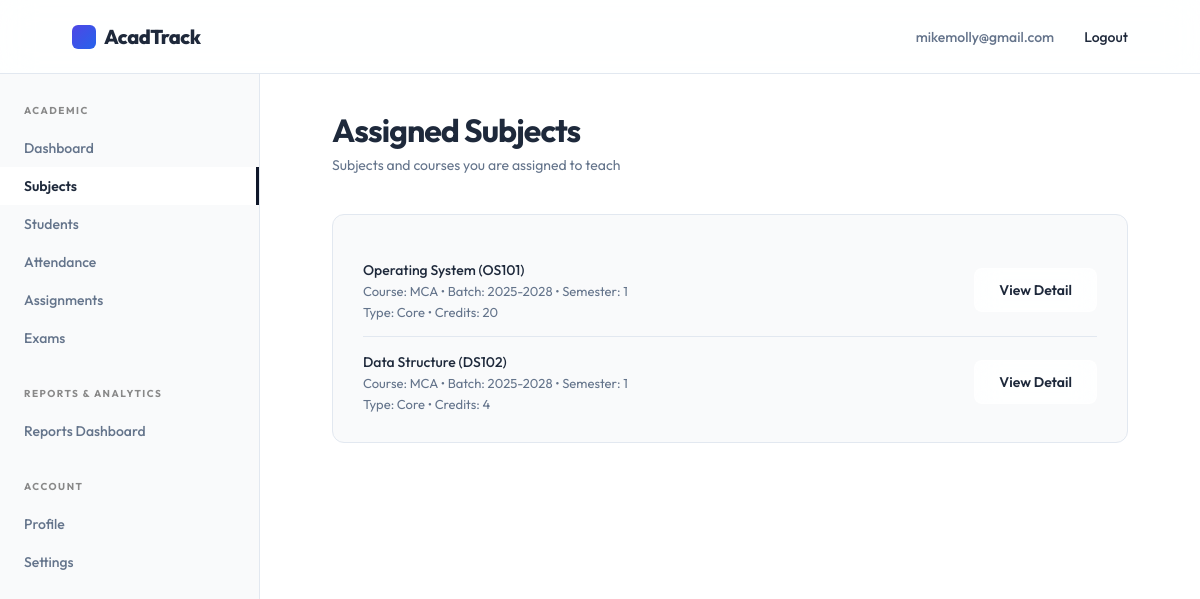
Page /faculty/subjects/ (signed in) on the committed database.
### accounts/models.py (models this page shows, shortened)
class User(AbstractUser):
    class RoleChoices(models.TextChoices):
        STUDENT = 'student', 'Student'
        FACULTY = 'faculty', 'Faculty'
        ADMIN = 'admin', 'Admin'
    username = None
    email = models.EmailField(unique=True)
    role = models.CharField(max_length=20, choices=RoleChoices.choices, default=RoleChoices.STUDENT)
    contact_number = models.CharField(max_length=15, blank=True, null=True)
    deactivated_at = models.DateTimeField(blank=True, null=True)
    updated_at = models.DateTimeField(auto_now=True)
    USERNAME_FIELD = 'email'
    REQUIRED_FIELDS = []
    objects = CustomUserManager()

### academics/models.py (models this page shows, shortened)
class SubjectOffering(models.Model):
    class SubjectType(models.TextChoices):
        CORE = 'core', 'Core'
        ELECTIVE = 'elective', 'Elective'
        LAB = 'lab', 'Lab'
        PROJECT = 'project', 'Project'
    subject = models.ForeignKey(Subject, on_delete=models.CASCADE, related_name='offerings')
    semester = models.ForeignKey(Semester, on_delete=models.CASCADE, related_name='subject_offerings')
    faculty = models.ForeignKey('faculty.Faculty', on_delete=models.SET_NULL, null=True, blank=True, related_name='subject_offerings')
    subject_type = models.CharField(max_length=20, choices=SubjectType.choices, default=SubjectType.CORE)
    credits = models.PositiveIntegerField()
    class Meta:
        constraints = [
            models.UniqueConstraint(fields=['subject', 'semester'], name='unique_subject_offering')
        ]

class Subject(models.Model):
    name = models.CharField(max_length=150)
    code = models.CharField(max_length=20, unique=True)
    description = models.TextField(blank=True, null=True)

class Semester(models.Model):
    course_batch = models.ForeignKey(CourseBatch, on_delete=models.CASCADE, related_name='semesters')
    semester_number = models.PositiveIntegerField()
    class Meta:
        constraints = [
            models.UniqueConstraint(fields=['course_batch', 'semester_number'], name='unique_semester')
        ]

class CourseBatch(models.Model):
    course = models.ForeignKey(Course, on_delete=models.CASCADE, related_name='batches')
    academic_year = models.CharField(max_length=9, help_text="e.g. 2023-2024")
    class Meta:
        constraints = [
            models.UniqueConstraint(fields=['course', 'academic_year'], name='unique_course_batch')
        ]

class Course(models.Model):
    name = models.CharField(max_length=100)
    code = models.CharField(max_length=20, unique=True)
    department = models.ForeignKey(Department, on_delete=models.CASCADE, related_name='courses')
    duration_years = models.PositiveIntegerField()

### faculty/views.py (the view)
# urls.py: path('subjects/', views.SubjectOfferingListView.as_view(), name='subjects'),
class SubjectOfferingListView(FacultyRequiredMixin, ListView):
    template_name = 'faculty/subjects.html'
    context_object_name = 'offerings'
    def get_queryset(self):
        return SubjectOffering.objects.filter(faculty=self.request.user.faculty_profile).select_related('subject', 'semester__course_batch__course')

### faculty/views.py (called while the page is built)
    def test_func(self):
        return self.request.user.is_authenticated and self.request.user.role == User.RoleChoices.FACULTY

### templates/faculty/subjects.html
{% extends 'faculty/base.html' %}
{% block page_title %}Assigned Subjects{% endblock %}
{% block page_subtitle %}Subjects and courses you are assigned to teach{% endblock %}
{% block dashboard_content %}
<div class="dashboard-section">
    <div class="data-list">
        {% for offering in offerings %}
        <div class="data-item">
            <div>
                <div class="data-main">
                    <a href="{% url 'faculty:subject_detail' pk=offering.pk %}" style="text-decoration: none; color: inherit;">
                        {{ offering.subject.name }} ({{ offering.subject.code }})
                    </a>
                </div>
                <div class="data-sub">
                    Course: {{ offering.semester.course_batch.course.name }} •
                    Batch: {{ offering.semester.course_batch.academic_year }} •
                    Semester: {{ offering.semester.semester_number }}
                </div>
                <div class="data-sub" style="margin-top: 5px;">
                    Type: {{ offering.get_subject_type_display }} • Credits: {{ offering.credits }}
                </div>
            </div>
            <div class="data-meta">
                <a href="{% url 'faculty:subject_detail' pk=offering.pk %}" class="btn btn-secondary">View Detail</a>
            </div>
        </div>
        {% empty %}
        <div class="data-item">
            <div class="data-main" style="color: var(--muted);">You currently have no assigned subjects.</div>
        </div>
        {% endfor %}
    </div>
</div>
{% endblock %}

### templates/faculty/base.html (shortened to what this page needs)
{% extends 'base.html' %}
{% block layout %}
<div class="app-container">
    {% include 'components/sidebar.html' %}
    <main class="main-content">
        <div class="page-header">
            <h1 class="page-title">{% block page_title %}Dashboard{% endblock %}</h1>
            <p class="page-subtitle">{% block page_subtitle %}{% endblock %}</p>
        </div>
        {% block dashboard_content %}{% endblock %}
    </main>
</div>
{% endblock %}

### templates/base.html (shortened to what this page needs)
{% load static %}
<!DOCTYPE html>
<html lang="en">
<head>
    <link rel="stylesheet" href="{% static 'style.css' %}?v=3.0">
    <link rel="stylesheet" href="{% static 'dashboard.css' %}?v=3.0">
</head>
<body>
    {% include 'components/navbar.html' %}
    {% block layout %}{% endblock %}
</body>
</html>

### templates/components/navbar.html (shortened to what this page needs)
<header class="navbar">
    <a href="{% if request.user.is_authenticated %}{% if request.user.role == 'admin' or request.user.is_superuser %}{% url 'acadtrack_admin:dashboard' %}{% elif request.user.role == 'faculty' %}{% url 'faculty:dashboard' %}{% else %}{% url 'students:dashboard' %}{% endif %}{% else %}{% url 'landing_page' %}{% endif %}" class="brand" aria-label="AcadTrack home">
        <span class="brand-mark"></span>
        AcadTrack
    </a>
    <nav class="nav-links" aria-label="User navigation">
        {% if request.user.is_authenticated %}
            <span style="color: var(--muted);">{{ request.user.email }}</span>
            <form action="{% url 'accounts:logout' %}" method="post" style="display:inline;">
                <button type="submit" style="background:none;border:none;cursor:pointer;font-family:inherit;font-size:inherit;font-weight:inherit;color:inherit;" class="nav-links a">Logout</button>
            </form>
        {% else %}
            {% if request.resolver_match.url_name != 'login' %}
                <a href="{% url 'accounts:login' %}">Login</a>
            {% endif %}
        {% endif %}
    </nav>
</header>

### templates/components/sidebar.html (shortened to what this page needs)
<aside class="sidebar">
    {% if request.user.role == 'admin' or request.user.is_superuser %}
        <div class="sidebar-section">
            <div class="sidebar-heading">System</div>
            <nav class="sidebar-nav">
                <a href="{% url 'acadtrack_admin:dashboard' %}" class="sidebar-link {% if request.resolver_match.url_name == 'dashboard' %}active{% endif %}">Dashboard</a>
                <a href="{% url 'acadtrack_admin:users' %}" class="sidebar-link {% if request.resolver_match.url_name == 'users' or request.resolver_match.url_name == 'user_detail' %}active{% endif %}">Users</a>
                <a href="{% url 'acadtrack_admin:students' %}" class="sidebar-link {% if request.resolver_match.url_name == 'students' or request.resolver_match.url_name == 'student_detail' %}active{% endif %}">Students</a>
                <a href="{% url 'acadtrack_admin:faculty_list' %}" class="sidebar-link {% if request.resolver_match.url_name == 'faculty_list' or request.resolver_match.url_name == 'faculty_detail' %}active{% endif %}">Faculty</a>
            </nav>
        </div>
        <div class="sidebar-section">
            <div class="sidebar-heading">Institution</div>
            <nav class="sidebar-nav">
                <a href="{% url 'acadtrack_admin:department_list' %}" class="sidebar-link {% if request.resolver_match.url_name == 'department_list' %}active{% endif %}">Departments</a>
                <a href="{% url 'acadtrack_admin:course_list' %}" class="sidebar-link {% if request.resolver_match.url_name == 'course_list' %}active{% endif %}">Courses</a>
                <a href="{% url 'acadtrack_admin:batch_list' %}" class="sidebar-link {% if request.resolver_match.url_name == 'batch_list' %}active{% endif %}">Batches</a>
                <a href="{% url 'acadtrack_admin:semester_list' %}" class="sidebar-link {% if request.resolver_match.url_name == 'semester_list' %}active{% endif %}">Semesters</a>
                <a href="{% url 'acadtrack_admin:subject_list' %}" class="sidebar-link {% if request.resolver_match.url_name == 'subject_list' %}active{% endif %}">Subjects</a>
                <a href="{% url 'acadtrack_admin:offering_list' %}" class="sidebar-link {% if request.resolver_match.url_name == 'offering_list' %}active{% endif %}">Subject Offerings</a>
            </nav>
        </div>
        <div class="sidebar-section">
            <div class="sidebar-heading">Reports & Analytics</div>
            <nav class="sidebar-nav">
                <a href="{% url 'admin_reports:dashboard' %}" class="sidebar-link {% if request.resolver_match.app_name == 'admin_reports' %}active{% endif %}">Reports Dashboard</a>
            </nav>
        </div>
        <div class="sidebar-section">
            <div class="sidebar-heading">Account</div>
            <nav class="sidebar-nav">
                <a href="{% url 'acadtrack_admin:profile' %}" class="sidebar-link {% if request.resolver_match.url_name == 'profile' %}active{% endif %}">Profile</a>
                <a href="{% url 'accounts:change_password' %}" class="sidebar-link {% if request.resolver_match.url_name == 'change_password' %}active{% endif %}">Settings</a>
            </nav>
        </div>
    {% elif request.user.role == 'faculty' %}
        <div class="sidebar-section">
            <div class="sidebar-heading">Academic</div>
            <nav class="sidebar-nav">
                <a href="{% url 'faculty:dashboard' %}" class="sidebar-link {% if request.resolver_match.url_name == 'dashboard' %}active{% endif %}">Dashboard</a>
                <a href="{% url 'faculty:subjects' %}" class="sidebar-link {% if request.resolver_match.url_name == 'subjects' or request.resolver_match.url_name == 'subject_detail' %}active{% endif %}">Subjects</a>
                <a href="{% url 'faculty:faculty_students' %}" class="sidebar-link ">Students</a>
                <a href="{% url 'faculty:attendance' %}" class="sidebar-link ">Attendance</a>
                <a href="{% url 'faculty:assignments' %}" class="sidebar-link ">Assignments</a>
                <a href="{% url 'faculty:exams' %}" class="sidebar-link ">Exams</a>
            </nav>
        </div>
        <div class="sidebar-section">
            <div class="sidebar-heading">Reports & Analytics</div>
            <nav class="sidebar-nav">
                <a href="{% url 'faculty_reports:dashboard' %}" class="sidebar-link {% if request.resolver_match.app_name == 'faculty_reports' %}active{% endif %}">Reports Dashboard</a>
            </nav>
        </div>
        <div class="sidebar-section">
            <div class="sidebar-heading">Account</div>
            <nav class="sidebar-nav">
                <a href="{% url 'faculty:profile' %}" class="sidebar-link {% if request.resolver_match.url_name == 'profile' %}active{% endif %}">Profile</a>
                <a href="{% url 'accounts:change_password' %}" class="sidebar-link {% if request.resolver_match.url_name == 'change_password' %}active{% endif %}">Settings</a>
            </nav>
        </div>
    {% endif %}
</aside>

### static/style.css (style rules this page uses)
:root { --bg: #f9fafb; --text: #1e293b; --muted: #64748b; --line: #e2e8f0; --soft: #ffffff; --primary: #4f46e5; --primary-hover: #4338ca; --accent: #2563eb; --black: #0f172a; --radius: 12px; --glass-bg: rgba(255, 255, 255, 0.85); --glass-border: rgba(255, 255, 255, 0.6); --glass-shadow: 0 10px 40px 0 rgba(31, 38, 135, 0.05); }
* { box-sizing: border-box; margin: 0; padding: 0; scrollbar-width: thin; scrollbar-color: rgba(0, 0, 0, 0.2) var(--bg); }
html { scroll-behavior: smooth; }
body { min-height: 100vh; background: var(--bg); color: var(--text); font-family: 'Outfit', Arial, sans-serif; -webkit-font-smoothing: antialiased; }
a { color: inherit; text-decoration: none; }
.navbar { height: 74px; width: 100%; display: flex; align-items: center; justify-content: space-between; padding: 0 6vw; background: rgba(255, 255, 255, 0.85); backdrop-filter: blur(16px); -webkit-backdrop-filter: blur(16px); border-bottom: 1px solid var(--line); position: sticky; top: 0; z-index: 100; }
.brand { font-size: 20px; font-weight: 800; letter-spacing: -0.5px; display: flex; align-items: center; gap: 8px; }
.brand-mark { width: 24px; height: 24px; background: linear-gradient(135deg, var(--primary), var(--accent)); border-radius: 6px; display: inline-block; }
.nav-links { display: flex; gap: 30px; font-size: 14px; font-weight: 500; }
h1 { font-size: clamp(46px, 7vw, 82px); line-height: 1.05; letter-spacing: -0.04em; font-weight: 800; }
.btn { display: inline-flex; align-items: center; justify-content: center; padding: 12px 24px; border-radius: 8px; font-size: 14px; font-weight: 600; transition: all 0.3s cubic-bezier(0.16, 1, 0.3, 1); cursor: pointer; border: none; }
.btn-secondary { background: var(--glass-bg); border: 1px solid var(--glass-border); color: var(--text); backdrop-filter: blur(12px); }

### static/dashboard.css (style rules this page uses)
.app-container { display: flex; min-height: calc(100vh - 74px); }
.sidebar { width: 260px; background: var(--bg); border-right: 1px solid var(--line); display: flex; flex-direction: column; padding: 30px 0; flex-shrink: 0; }
.sidebar-section { margin-bottom: 30px; }
.sidebar-heading { color: #888; font-size: 10px; letter-spacing: .15em; font-weight: 700; padding: 0 24px; margin-bottom: 12px; text-transform: uppercase; }
.sidebar-nav { display: flex; flex-direction: column; }
.sidebar-link { padding: 10px 24px; font-size: 14px; font-weight: 500; color: var(--muted); transition: color 0.2s ease, background 0.2s ease; display: flex; align-items: center; gap: 12px; }
.sidebar-link.active { color: var(--text); font-weight: 600; background: var(--soft); border-right: 3px solid var(--black); }
.main-content { flex: 1; padding: 40px 6vw; background: var(--soft); overflow-y: auto; }
.page-header { margin-bottom: 40px; }
.page-title { font-size: clamp(24px, 3vw, 32px); font-weight: 700; letter-spacing: -.03em; margin-bottom: 8px; }
.page-subtitle { color: var(--muted); font-size: 14px; }
.dashboard-section { background: var(--bg); border: 1px solid var(--line); border-radius: var(--radius); padding: 30px; margin-bottom: 30px; }
.data-list { display: flex; flex-direction: column; }
.data-item { display: flex; justify-content: space-between; align-items: center; padding: 16px 0; border-bottom: 1px solid var(--line); }
.data-item:last-child { border-bottom: none; padding-bottom: 0; }
.data-main { font-weight: 500; font-size: 14px; }
.data-sub { color: var(--muted); font-size: 13px; margin-top: 4px; }
.data-meta { font-size: 13px; font-weight: 500; text-align: right; }

### rows in the picture
User: user.email "mikemolly@gmail.com"
SubjectOffering: subject.name "Operating System", subject.code "OS101", semester.course_batch.course.name "MCA", semester.course_batch.academic_year "2025-2028", semester.semester_number "1", subject_type "Core", credits "20"
SubjectOffering: subject.name "Data Structure", subject.code "DS102", semester.course_batch.course.name "MCA", semester.course_batch.academic_year "2025-2028", semester.semester_number "1", subject_type "Core", credits "4"
